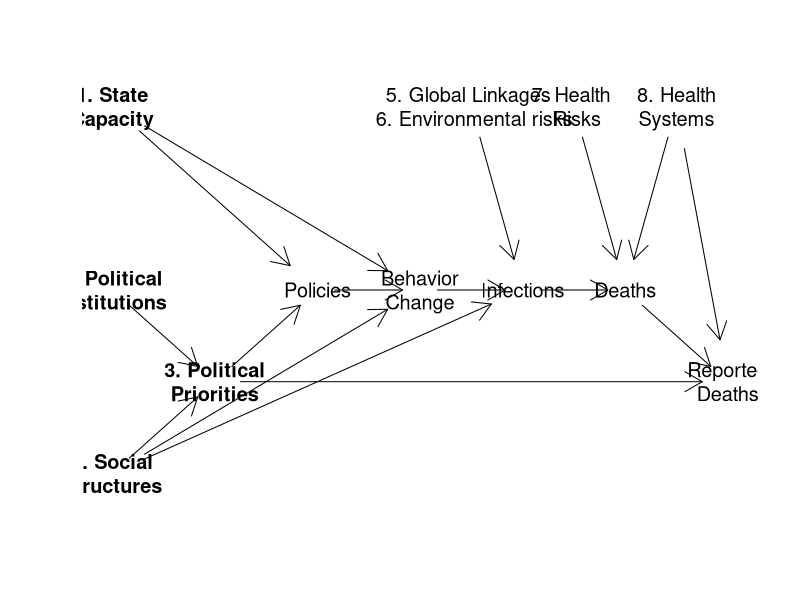

Here is the R script that generated this plot:

# Draw DAG

f_dag <- function(x,
                   y,
                   names,
                   arcs = cbind(0,0),
                   add_points = FALSE,
                   solids = rep(1, length(x)),
                   title = "",
                   contraction = .1,
                   add_functions = 0,
                   add_functions_text = NULL,
                   text_shift = .2*add_points,
                   padding = .5,
                   length = 0.2,
                   cex = 1,
                   box = TRUE,
                  font = NULL) {
  if(add_points)  plot(x, y, pch=ifelse(solids == 1, 19, 1), cex = 2, axes = FALSE, xlab = "", ylab = "",
                       xlim = c(min(x)-padding, max(x)+padding),
                       ylim = c(min(y)-padding-add_functions, max(y)+padding),
                       main = title)
  if(!add_points)  plot(x, y, type = "n", cex = 2, axes = FALSE, xlab = "", ylab = "",
                        xlim = c(min(x)-padding, max(x)+padding),
                        ylim = c(min(y)-padding-add_functions, max(y)+padding),
                        main = title)
  arrow_length = ((x[arcs[,1]] - x[arcs[,2]])^2 + (y[arcs[,1]] - y[arcs[,2]])^2)^.5
  arrow_length <-  arrow_length/max(arrow_length)
  contraction  <- (1-3*arrow_length/4)*contraction
    
  arrows(x[arcs[,1]]*(1-contraction) + x[arcs[,2]]*contraction,
         y[arcs[,1]]*(1-contraction) + y[arcs[,2]]*contraction,
         x[arcs[,2]]*(1-contraction) + x[arcs[,1]]*contraction,
         y[arcs[,2]]*(1-contraction) + y[arcs[,1]]*contraction, length = length)
  text(x, y + text_shift, names, cex = cex, font = font)
  if(!is.null(add_functions_text)) text(((min(x)+max(x))/2), min(y)-1, add_functions_text)
  if(box) box()
}

dagdf <- data.frame(
      x = c(1,1,1,2,  3, 4.5,4,6.5, 5.5,5,6,7),
      y = c(1,2,3,1.5,2, 3,  2,3,   3,  2,2,1.5),
      names = c("4. Social\nStructures",
                "2. Political\nInstitutions",
                "1. State\nCapacity",
                "3. Political\nPriorities",
                "Policies",
                "5. Global Linkages \n 6. Environmental risks",
                "Behavior\nChange",
                "8. Health\nSystems",
                "7. Health \n Risks",
                "Infections",
                "Deaths",
                "Reported\nDeaths"),
      position = 1:12,
      font = c(rep(2,4),rep(1, 8)))

dagdf


# jpeg("figs/dag_wd.jpg", height  = 700, width = 1400)
f_dag(dagdf$x, dagdf$y, dagdf$names, font = dagdf$font, 
      arcs = rbind(c(1,4),
                   c(1,10),
                   c(1,7),
                   c(2,4),
                   c(3,5),
                   c(3,7),
                   c(4,5),
                   c(5,7),
                   c(6,10),
                   c(7,10),
                   c(8,11),
                   c(8,12),
                   c(9,11),
                   c(10,11),
                   c(4,12),
                   c(11,12)),
      box = FALSE,
      padding = .05,
      contraction = .2,
      cex = 1.2
)

# dev.off()